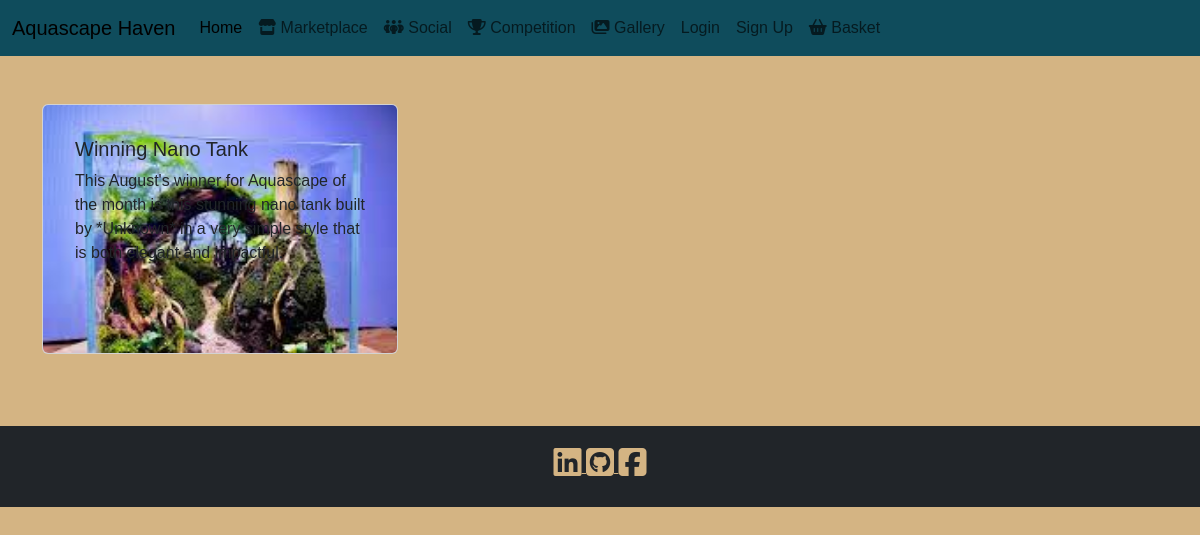
Page /gallery/ on the committed database.
### gallery/models.py (models this page shows, shortened)
class Aquascape(models.Model):
    title = models.CharField(max_length=100)
    description = models.TextField(blank=True)
    image = models.ImageField(upload_to='aquascapes/')
    created_at = models.DateTimeField(auto_now_add=True)

### gallery/views.py (the view)
# urls.py: path('', gallery_view, name='gallery'),
def gallery_view(request):
    aquascapes = Aquascape.objects.all().order_by('-created_at')
    return render(request, 'gallery/gallery.html', {'aquascapes': aquascapes})

### basket/context.py (called while the page is built)
def basket_item_count(request):
    basket = request.session.get('basket', {})
    total_items = sum(basket.values())
    return {'basket_count': total_items}

### gallery/templates/gallery/gallery.html
{% extends "base.html" %}
{% load static %}
{% block content %}
<div class="container py-5">
    <div class="row">
        {% for aquascape in aquascapes %}
        <div class="col-md-4 mb-4">
            <div class="card">
                <img class="card-img-top" src="{{ aquascape.image.url }}" alt="{{ aquascape.title }}">
                <div class="card-img-overlay">
                    <div class="card-body">
                        <h5 class="card-title">{{ aquascape.title }}</h5>
                        <p class="card-description">{{ aquascape.description }}</p>
                    </div>
                </div>
            </div>
        </div>
        {% endfor %}
    </div>
</div>
{% endblock %}

### static/css/base.css (style rules this page uses)
:root { --primary-font: 'Playfair Display', sans-serif; --secondary-font: 'Lato', sans-serif; --primary-color: #5b7553; --secondary-color: #c97b63; --text-color: #2b2b2b; --background-color: #d4b483; --highlight-color: #0f4c5c; }
body { background-color: var(--background-color) !important; }
.card { display: flex; flex-direction: column; justify-content: center; background-color: var(--background-color); color: var(--text-color); font-family: var(--primary-font); max-height: 250px; overflow: hidden; }
.card-img-top { position: center; }

### rows in the picture
Aquascape: image (picture), title "Winning Nano Tank", description "This August's winner for Aquascape of the month is this stunning nano tank built by *Unknown* in a very simple style that is both elegant and impactful."
